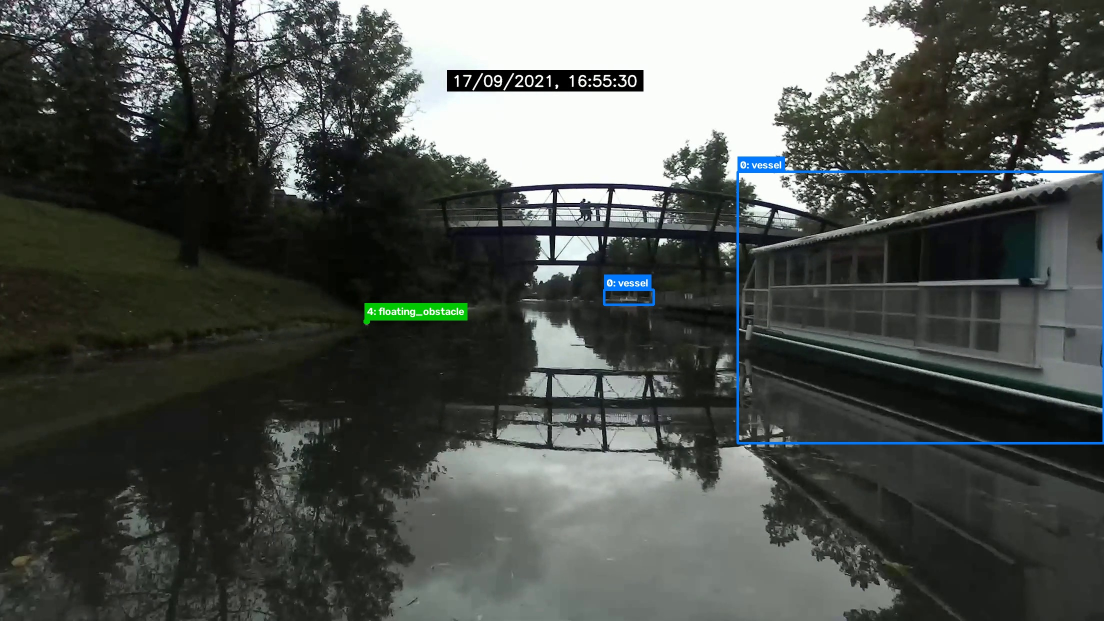
#> input picture KailMcGuire-CS898BA-Project/image_log/LaRS_to_YOLO_conversion.jpg, 2208 x 1242 px (shown at 1/2 size)
$ python -i preprocess.py   (imports and definitions only)
#> lines starting #> are read from the running program, lines starting #| are printed output that depends on the picture
#> in preprocess_file, image is the input picture: shape (1242, 2208, 3); mean B, G, R 78.6, 82.7, 78.4
"""Image-processing utilities for maritime imagery."""

from pathlib import Path

import cv2 as cv
import numpy as np


def apply_clahe_bgr(image: np.ndarray, clip_limit: float = 2.0) -> np.ndarray:
    """Improve local contrast by applying CLAHE to the LAB luminance channel."""
#> called with clip_limit = 2
    lab = cv.cvtColor(image, cv.COLOR_BGR2LAB)
#> lab: shape (1242, 2208, 3); mean of channels 0, 1, 2 83.4, 125.9, 130
    luminance, channel_a, channel_b = cv.split(lab)
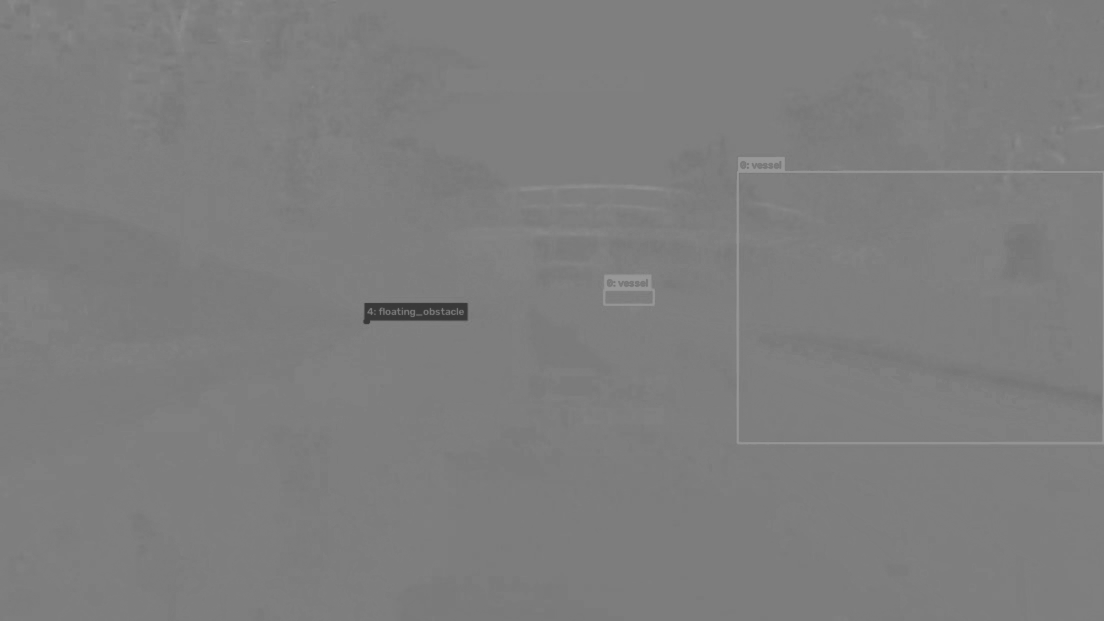
#> channel_a: shape (1242, 2208) (shown at 1/2 size); min 54, max 156, mean 125.9
    clahe = cv.createCLAHE(clipLimit=clip_limit, tileGridSize=(8, 8))
    enhanced_luminance = clahe.apply(luminance)
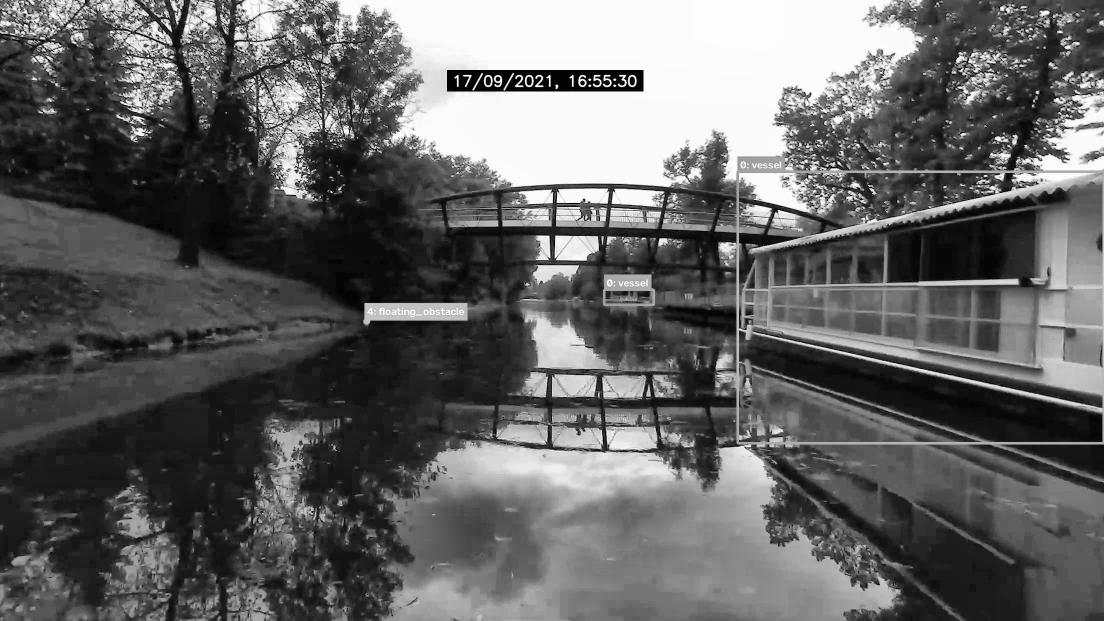
#> enhanced_luminance: shape (1242, 2208) (shown at 1/2 size); min 0, max 255, mean 99.9
    enhanced_lab = cv.merge((enhanced_luminance, channel_a, channel_b))
#> enhanced_lab: shape (1242, 2208, 3); mean of channels 0, 1, 2 99.9, 125.9, 130
    return cv.cvtColor(enhanced_lab, cv.COLOR_LAB2BGR)
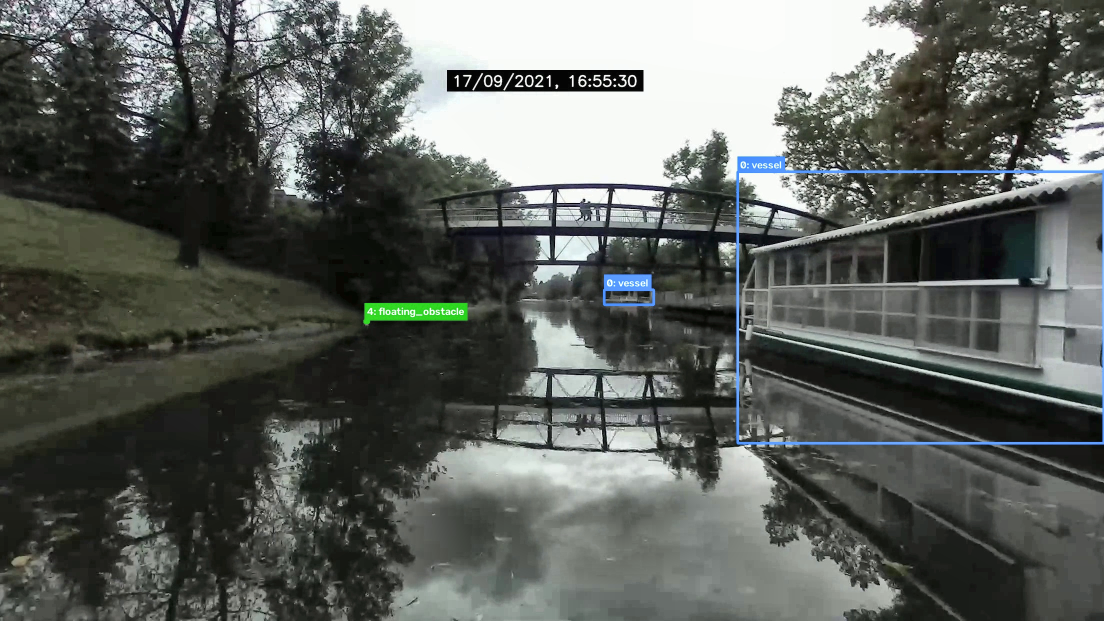
#> returned value: shape (1242, 2208, 3) (shown at 1/2 size); mean B, G, R 93.4, 97.7, 93.8


def resize_with_padding(
    image: np.ndarray,
    target_size: tuple[int, int] = (640, 640),
) -> np.ndarray:
    """Resize an image without stretching it, then pad to the target size."""
#> called with target_size = (640, 640)
    target_width, target_height = target_size
#> target_width = 640; target_height = 640
    height, width = image.shape[:2]
#> height = 1242; width = 2208
    scale = min(target_width / width, target_height / height)
#> scale = 0.29
    resized_width = max(1, int(round(width * scale)))
#> resized_width = 640
    resized_height = max(1, int(round(height * scale)))
#> resized_height = 360
    resized = cv.resize(image, (resized_width, resized_height))
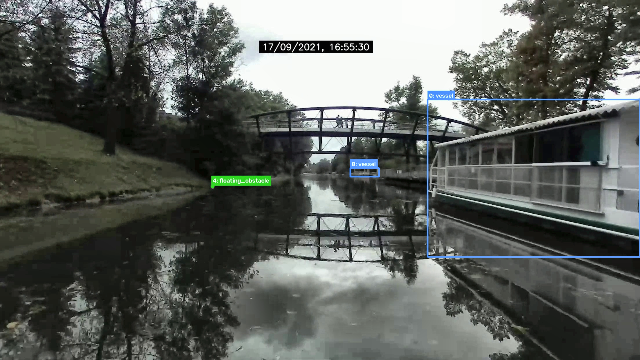
#> resized: shape (360, 640, 3); mean B, G, R 93.3, 97.7, 93.8

    canvas = np.zeros((target_height, target_width, 3), dtype=np.uint8)
    x_offset = (target_width - resized_width) // 2
#> x_offset = 0
    y_offset = (target_height - resized_height) // 2
#> y_offset = 140
    canvas[
        y_offset : y_offset + resized_height,
        x_offset : x_offset + resized_width,
    ] = resized
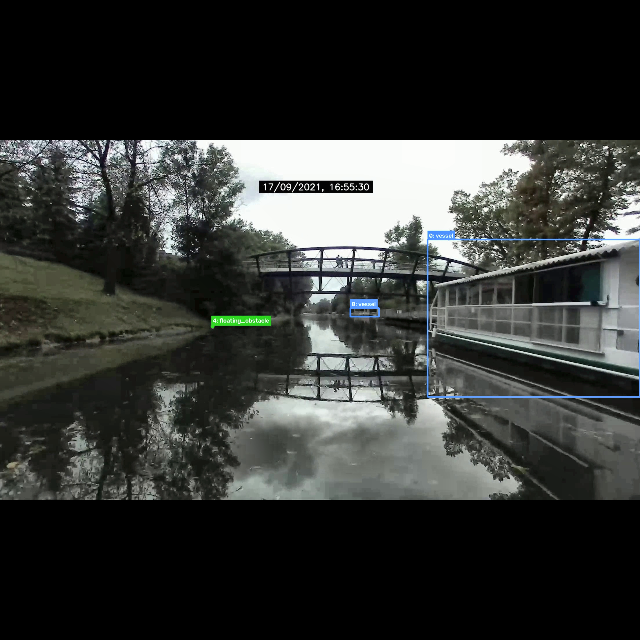
#> canvas: shape (640, 640, 3); mean B, G, R 52.5, 55, 52.8
    return canvas


def preprocess_file(input_path: Path, output_path: Path) -> None:
    """Read, enhance, resize, and save one image."""
    image = cv.imread(str(input_path))
    if image is None:
        raise ValueError(f"Could not read image: {input_path}")

    processed = resize_with_padding(apply_clahe_bgr(image))
#> (the run stopped early here; a loop or call above may not have finished)
